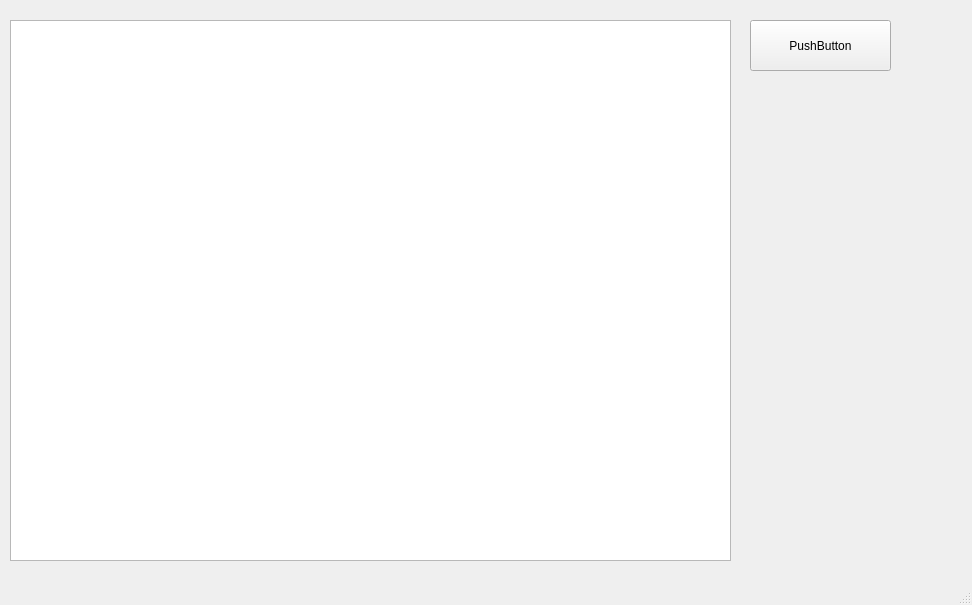
<?xml version="1.0" encoding="UTF-8"?>
<ui version="4.0">
 <class>MainWindow</class>
 <widget class="QMainWindow" name="MainWindow">
  <property name="geometry">
   <rect>
    <x>0</x>
    <y>0</y>
    <width>972</width>
    <height>605</height>
   </rect>
  </property>
  <property name="windowTitle">
   <string>MainWindow</string>
  </property>
  <widget class="QWidget" name="centralwidget">
   <widget class="QChartView" name="graphicsView">
    <property name="geometry">
     <rect>
      <x>10</x>
      <y>20</y>
      <width>721</width>
      <height>541</height>
     </rect>
    </property>
   </widget>
   <widget class="QPushButton" name="pushButton">
    <property name="geometry">
     <rect>
      <x>750</x>
      <y>20</y>
      <width>141</width>
      <height>51</height>
     </rect>
    </property>
    <property name="text">
     <string>PushButton</string>
    </property>
   </widget>
  </widget>
  <widget class="QMenuBar" name="menubar">
   <property name="geometry">
    <rect>
     <x>0</x>
     <y>0</y>
     <width>972</width>
     <height>22</height>
    </rect>
   </property>
  </widget>
  <widget class="QStatusBar" name="statusbar"/>
 </widget>
 <customwidgets>
  <customwidget>
   <class>QChartView</class>
   <extends>QGraphicsView</extends>
   <header>QtCharts</header>
  </customwidget>
 </customwidgets>
 <resources/>
 <connections/>
</ui>
